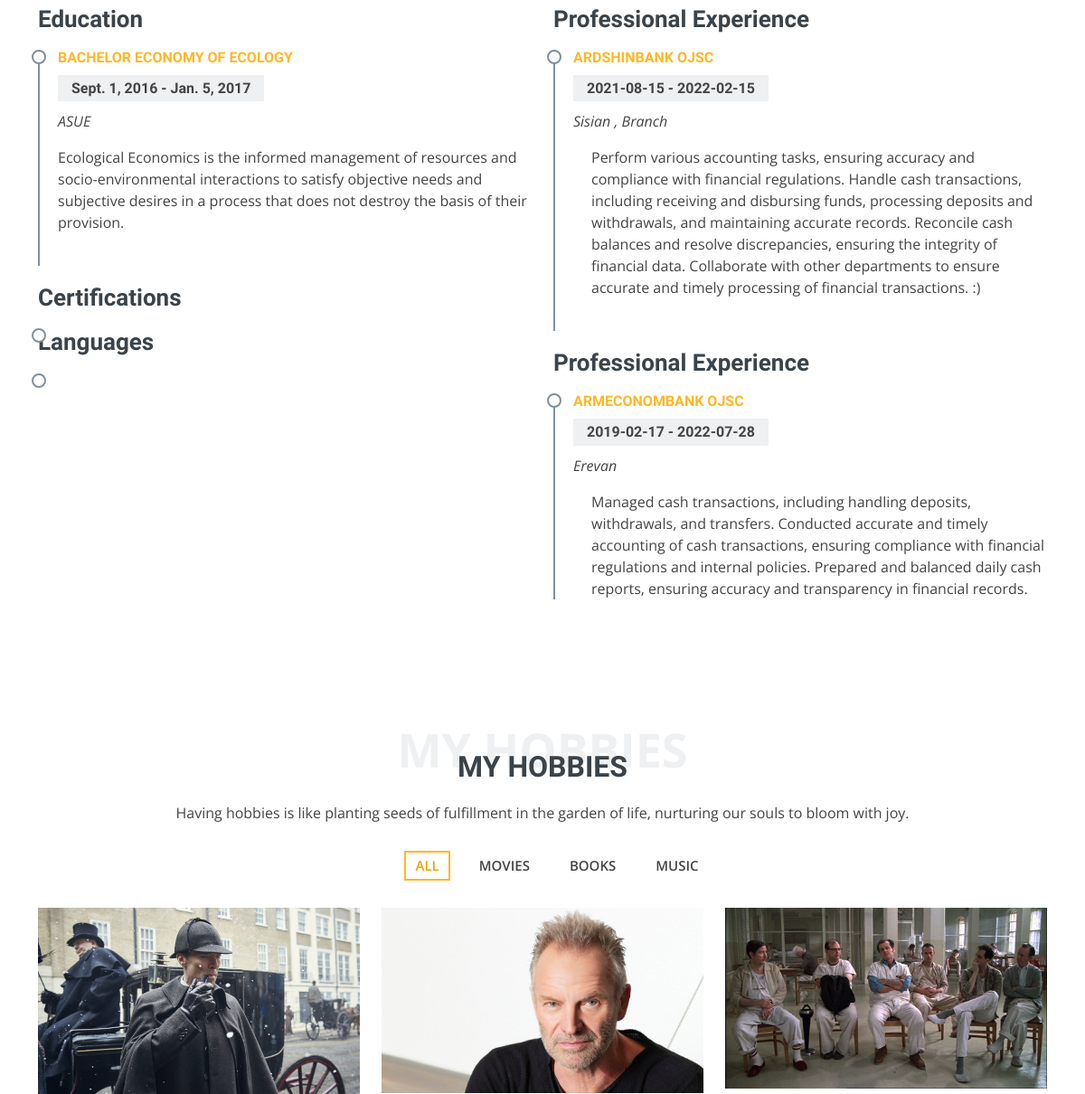
/ (middle part), run on an earlier commit of the app's database.
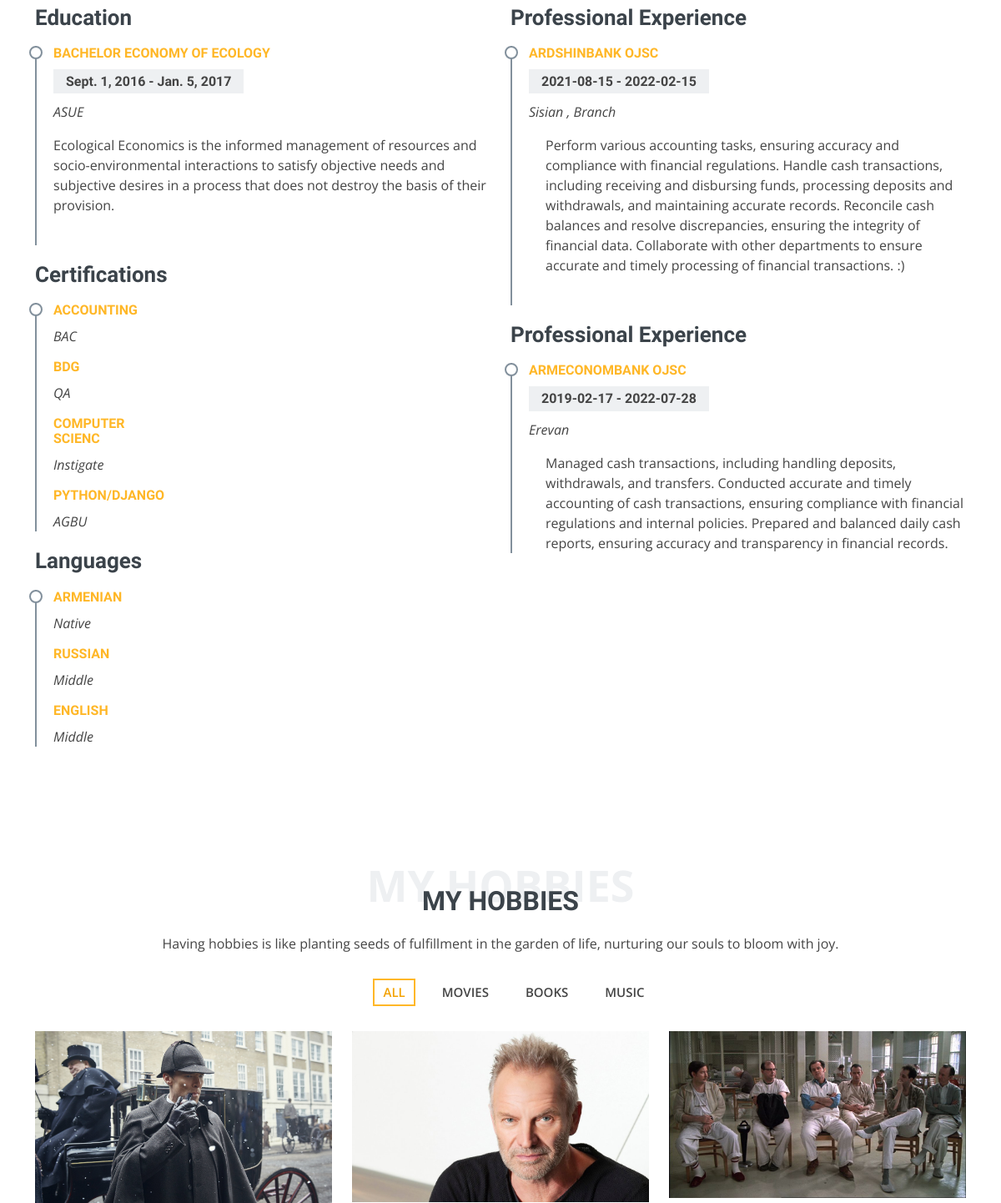
And on a later commit of the database.
### resume/models.py (models this page shows, shortened)
class Education(models.Model):
    university_name=models.TextField()
    start_date=models.DateField()
    grade=models.TextField()
    end_date=models.DateField()
    user=models.ForeignKey(User,on_delete=models.CASCADE)

class Experience(models.Model):
    title=models.CharField(max_length=15)
    position=models.TextField(max_length=15)
    start_date = models.PositiveIntegerField(validators=[MaxValueValidator(2023), MinValueValidator(1900)])
    end_date = models.PositiveIntegerField(validators=[MaxValueValidator(2023), MinValueValidator(1900)])
    location=models.TextField()
    activity=models.TextField()
    user=models.ForeignKey(User,on_delete=models.CASCADE)

class Courses(models.Model):
    type=models.CharField(max_length=30)
    company=models.CharField(max_length=50)

class Languages(models.Model):
    language=models.CharField(max_length=15)
    level=models.CharField(max_length=20)

### resume/views.py (the view, shortened to what this page needs)
# urls.py: 2. Add a URL to urlpatterns:  path('', views.home, name='home')
def home(request):
    status=200
    skills=Skill.objects.all()
    initials=Initials.objects.all()
    header=Header.objects.all()
    infos=Infos.objects.all()
    countBox=Count_Box.objects.all()
    experience=Experience.objects.all()
    education=Education.objects.all()
    summery=Summery.objects.all()
    personal_info=PersonalInfo.objects.get(user__username="narineadamyan")
    social_links=SocialLinks.objects.all()
    message_form=MessageForm()
    portfolio_project = PortfolioProject.objects.all()
    language=Languages.objects.all()
    courses=Courses.objects.all()
    data = {"title_about_me" : "Embrace the challenge, unleash your potential, and watch your coding skills soar as a junior Python developer."
            ,"skills":skills,"initials":initials,"header":header,"infos1":infos[:4],"infos2":infos[4:],"countBox1":countBox[:2],"countBox2":countBox[2:],"experience":experience
            ,"education":education,"summery":summery,"personal_info":personal_info,"message_form":message_form, "social_links":social_links,"portfolio_project": portfolio_project,'language':language, 'courses':courses}
    return render(request,"index.html",context=data, status=status)

### resume/templates/index.html (shortened to what this page needs)
{% extends "base.html"%}
{% load static %}
{% block blockcontent %}
<main id="main">
  <section id="resume" class="resume">
    <div class="container">
      <div class="row">
        <div class="col-lg-6">
          <h3 class="resume-title">Education</h3>
          <div class="resume-item">
            {% for i in education%}
            <h4>{{i.grade}} Economy of Ecology</h4>
            <h5>{{i.start_date}} - {{i.end_date}}</h5>
            <p><em>{{i.university_name}}</em></p>
            <p>Ecological Economics is the informed management of resources and socio-environmental interactions to
              satisfy objective needs and subjective desires in a process that does not destroy the basis of their
              provision.</p>
            {% endfor %}
          </div>
          <div class="col-lg-6">
            <div class="col-lg-6">
              <h3 class="resume-title">Certifications</h3>
              <div class="resume-item pb-0">
                {% for i in courses %}
                <h4>{{i.type}}</h4>
                <p><em>{{i.company}}</em></p>
                {% endfor %}
              </div>
              <h3 class="resume-title">Languages</h3>
            <div class="resume-item pb-0">
              {% for i in language %}
              <h4>{{i.language}}</h4>
              <p><em>{{i.level}}</em></p>
              {% endfor %}
            </div>
            </div>
          </div>
        </div>
        <div class="col-lg-6">
          {% for i in experience %}
          <h3 class="resume-title">Professional Experience</h3>
          <div class="resume-item">
            <h4>{{i.title}}</h4>
            <h5>{{i.start_date}} - {{i.end_date}}</h5>
            <p><em>{{i.location}}</em></p>
            <p>
            <ul>{{i.activity}}<ul>
                </p>
          </div>
          {% endfor %}
        </div>
      </div>
    </div>
  </section>
  <section id="portfolio" class="portfolio">
    <div class="container">
      <div class="section-title">
        <span>My Hobbies</span>
        <h2>My Hobbies</h2>
        <p>Having hobbies is like planting seeds of fulfillment in the garden of life, nurturing our souls to bloom with joy.</p>
      </div>
      <ul id="portfolio-flters" class="d-flex justify-content-center">
        <li data-filter="*" class="filter-active">All</li>
        <li data-filter=".filter-app">Movies</li>
        <li data-filter=".filter-card">Books</li>
        <li data-filter=".filter-web">Music</li>
      </ul>
      <div class="row portfolio-container">
        <div class="col-lg-4 col-md-6 portfolio-item filter-app">
          <div class="portfolio-img"><img src="{% static 'assets/img/portfolio/portfolio-1.jpg' %}" class="img-fluid"
              alt=""></div>
        </div>
        <div class="col-lg-4 col-md-6 portfolio-item filter-web">
          <div class="portfolio-img"><img src="{% static 'assets/img/portfolio/portfolio-2.jpg' %}" class="img-fluid"
              alt=""></div>
        </div>
        <div class="col-lg-4 col-md-6 portfolio-item filter-app">
          <div class="portfolio-img"><img src="{% static 'assets/img/portfolio/portfolio-3.jpg' %}" class="img-fluid"
              alt=""></div>
        </div>
      </div>
    </div>
  </section>
</main>
{% endblock %}

### resume/templates/base.html (shortened to what this page needs)
{% load static %}
<!DOCTYPE html>
<html lang="en">
<head>
  <link href="{% static 'assets/vendor/bootstrap/css/bootstrap.min.css' %}" rel="stylesheet">
  <link href="{% static 'assets/vendor/bootstrap-icons/bootstrap-icons.css' %}" rel="stylesheet">
  <link href="{% static 'assets/vendor/boxicons/css/boxicons.min.css' %}" rel="stylesheet">
  <link href="{% static 'assets/vendor/glightbox/css/glightbox.min.css' %}" rel="stylesheet">
  <link href="{% static 'assets/vendor/swiper/swiper-bundle.min.css' %}" rel="stylesheet">
  <link href="{% static 'assets/css/style.css' %}" rel="stylesheet">
</head>
<body>
  {% block blockcontent %}
  {% endblock %}
</body>
</html>

### resume/static/assets/css/style.css (style rules this page uses)
body { font-family: "Open Sans", sans-serif; color: #444444; }
h1, h2, h3, h4, h5, h6 { font-family: "Raleway", sans-serif; }
section { padding: 60px 0; }
.section-title { text-align: center; padding: 30px 0; position: relative; }
.section-title h2 { font-size: 32px; font-weight: 700; text-transform: uppercase; margin-bottom: 20px; padding-bottom: 0; color: #3b434a; position: relative; z-index: 2; }
.section-title span { position: absolute; top: 30px; color: #eef0f2; left: 0; right: 0; z-index: 1; font-weight: 700; font-size: 52px; text-transform: uppercase; line-height: 0; }
.section-title p { margin-bottom: 0; position: relative; z-index: 2; }
.resume .resume-title { font-size: 26px; font-weight: 700; margin-top: 20px; margin-bottom: 20px; color: #3b434a; }
.resume .resume-item { padding: 0 0 20px 20px; margin-top: -2px; border-left: 2px solid #82909c; position: relative; }
.resume .resume-item h4 { line-height: 18px; font-size: 16px; font-weight: 700; text-transform: uppercase; color: #ffb727; margin-bottom: 10px; }
.resume .resume-item h5 { font-size: 16px; background: #eef0f2; padding: 5px 15px; display: inline-block; font-weight: 600; margin-bottom: 10px; }
.resume .resume-item ul { padding-left: 20px; }
.resume .resume-item:last-child { padding-bottom: 0; }
.resume .resume-item::before { content: ""; position: absolute; width: 16px; height: 16px; border-radius: 50px; left: -9px; top: 0; background: #fff; border: 2px solid #82909c; }
.portfolio #portfolio-flters { list-style: none; margin-bottom: 20px; }
.portfolio #portfolio-flters li { cursor: pointer; display: inline-block; margin: 0 10px 10px 10px; font-size: 15px; font-weight: 600; line-height: 1; padding: 7px 10px; text-transform: uppercase; color: #444444; transition: all 0.3s ease-in-out; border: 2px solid #fff; }
.portfolio #portfolio-flters li:hover, .portfolio #portfolio-flters li.filter-active { color: #f3a200; border-color: #ffb727; }
.portfolio .portfolio-item { margin-bottom: 30px; }
.portfolio .portfolio-item .portfolio-img { overflow: hidden; }
.portfolio .portfolio-item .portfolio-img img { transition: all 0.8s ease-in-out; }

What changed in the data, as far as the page shows it:
added Courses: type "ACCOUNTING", company "BAC"
added Courses: type "BDG", company "QA"
added Courses: type "COMPUTER SCIENC", company "Instigate"
added Courses: type "PYTHON/DJANGO", company "AGBU"
added Languages: language "ARMENIAN", level "Native"
added Languages: language "RUSSIAN", level "Middle"
added Languages: language "ENGLISH", level "Middle"
